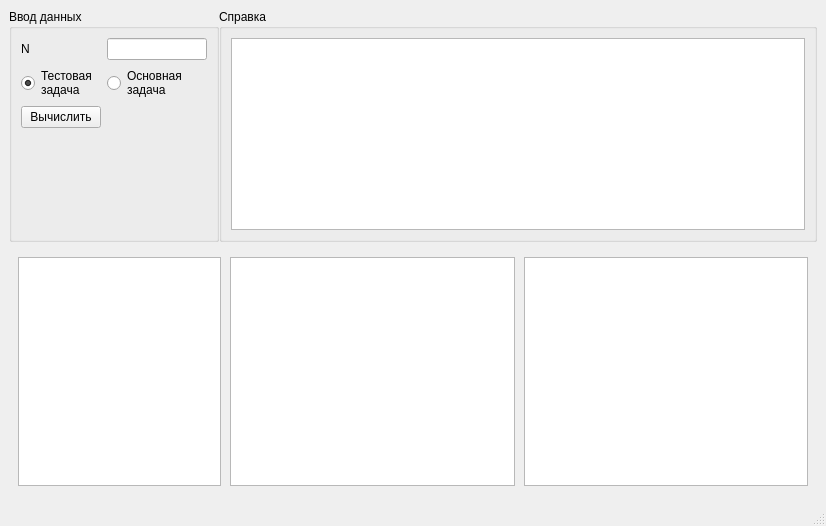
<?xml version="1.0" encoding="UTF-8"?>
<ui version="4.0">
 <class>MainWindow</class>
 <widget class="QMainWindow" name="MainWindow">
  <property name="geometry">
   <rect>
    <x>0</x>
    <y>0</y>
    <width>826</width>
    <height>526</height>
   </rect>
  </property>
  <property name="windowTitle">
   <string>MainWindow</string>
  </property>
  <widget class="QWidget" name="centralwidget">
   <layout class="QVBoxLayout" name="verticalLayout">
    <item>
     <widget class="QWidget" name="widget" native="true">
      <property name="sizePolicy">
       <sizepolicy hsizetype="Preferred" vsizetype="Fixed">
        <horstretch>0</horstretch>
        <verstretch>0</verstretch>
       </sizepolicy>
      </property>
      <layout class="QHBoxLayout" name="horizontalLayout">
       <property name="spacing">
        <number>0</number>
       </property>
       <property name="leftMargin">
        <number>0</number>
       </property>
       <property name="topMargin">
        <number>0</number>
       </property>
       <property name="rightMargin">
        <number>0</number>
       </property>
       <property name="bottomMargin">
        <number>0</number>
       </property>
       <item>
        <widget class="QGroupBox" name="groupBox">
         <property name="sizePolicy">
          <sizepolicy hsizetype="Fixed" vsizetype="Expanding">
           <horstretch>0</horstretch>
           <verstretch>0</verstretch>
          </sizepolicy>
         </property>
         <property name="title">
          <string>Ввод данных</string>
         </property>
         <layout class="QFormLayout" name="formLayout">
          <property name="leftMargin">
           <number>9</number>
          </property>
          <item row="0" column="0">
           <widget class="QLabel" name="label">
            <property name="text">
             <string>N</string>
            </property>
           </widget>
          </item>
          <item row="0" column="1">
           <widget class="QLineEdit" name="lineEditN">
            <property name="sizePolicy">
             <sizepolicy hsizetype="Minimum" vsizetype="Fixed">
              <horstretch>0</horstretch>
              <verstretch>0</verstretch>
             </sizepolicy>
            </property>
            <property name="maximumSize">
             <size>
              <width>100</width>
              <height>16777215</height>
             </size>
            </property>
            <property name="baseSize">
             <size>
              <width>0</width>
              <height>0</height>
             </size>
            </property>
           </widget>
          </item>
          <item row="2" column="0">
           <widget class="QPushButton" name="pushButtonRun">
            <property name="text">
             <string>Вычислить</string>
            </property>
           </widget>
          </item>
          <item row="1" column="0">
           <widget class="QRadioButton" name="radioButtonTest">
            <property name="text">
             <string>Тестовая
задача</string>
            </property>
            <property name="checked">
             <bool>true</bool>
            </property>
           </widget>
          </item>
          <item row="1" column="1">
           <widget class="QRadioButton" name="radioButtonMain">
            <property name="text">
             <string>Основная
задача</string>
            </property>
           </widget>
          </item>
         </layout>
        </widget>
       </item>
       <item>
        <widget class="QGroupBox" name="groupBox_2">
         <property name="title">
          <string>Справка</string>
         </property>
         <layout class="QHBoxLayout" name="horizontalLayout_3">
          <item>
           <widget class="QTextBrowser" name="reference">
            <property name="sizePolicy">
             <sizepolicy hsizetype="Expanding" vsizetype="Expanding">
              <horstretch>0</horstretch>
              <verstretch>0</verstretch>
             </sizepolicy>
            </property>
           </widget>
          </item>
         </layout>
        </widget>
       </item>
      </layout>
     </widget>
    </item>
    <item>
     <widget class="QWidget" name="widget_2" native="true">
      <layout class="QHBoxLayout" name="horizontalLayout_2" stretch="25,35,35">
       <property name="spacing">
        <number>9</number>
       </property>
       <property name="leftMargin">
        <number>9</number>
       </property>
       <property name="topMargin">
        <number>9</number>
       </property>
       <property name="rightMargin">
        <number>9</number>
       </property>
       <property name="bottomMargin">
        <number>9</number>
       </property>
       <item>
        <widget class="QTableWidget" name="table">
         <property name="layoutDirection">
          <enum>Qt::LeftToRight</enum>
         </property>
         <property name="editTriggers">
          <set>QAbstractItemView::NoEditTriggers</set>
         </property>
         <attribute name="horizontalHeaderCascadingSectionResizes">
          <bool>false</bool>
         </attribute>
         <attribute name="horizontalHeaderDefaultSectionSize">
          <number>85</number>
         </attribute>
        </widget>
       </item>
       <item>
        <widget class="QChartView" name="chartview1"/>
       </item>
       <item>
        <widget class="QChartView" name="chartview2"/>
       </item>
      </layout>
     </widget>
    </item>
   </layout>
  </widget>
  <widget class="QMenuBar" name="menubar">
   <property name="geometry">
    <rect>
     <x>0</x>
     <y>0</y>
     <width>826</width>
     <height>26</height>
    </rect>
   </property>
  </widget>
  <widget class="QStatusBar" name="statusbar"/>
 </widget>
 <customwidgets>
  <customwidget>
   <class>QChartView</class>
   <extends>QGraphicsView</extends>
   <header location="global">QtCharts/QChartView</header>
  </customwidget>
 </customwidgets>
 <tabstops>
  <tabstop>lineEditN</tabstop>
  <tabstop>radioButtonTest</tabstop>
  <tabstop>radioButtonMain</tabstop>
  <tabstop>pushButtonRun</tabstop>
  <tabstop>table</tabstop>
  <tabstop>chartview1</tabstop>
  <tabstop>chartview2</tabstop>
  <tabstop>reference</tabstop>
 </tabstops>
 <resources/>
 <connections/>
</ui>
